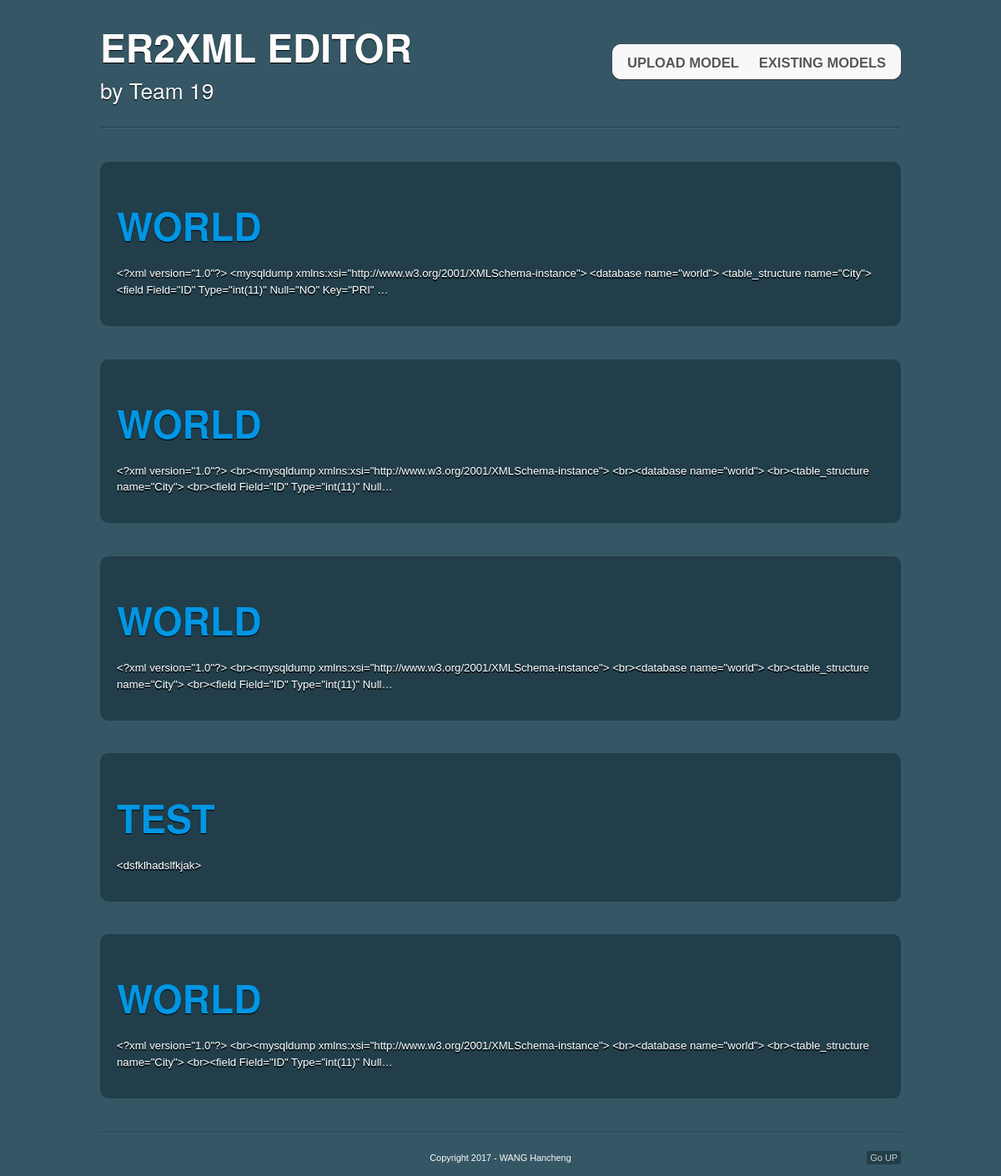
The page /model/ on the database its author committed.
### ER2XML/models.py (models this page shows, shortened)
class ERModel(models.Model):
    name = models.CharField(max_length=200)
    text = models.TextField()

### ER2XML/views.py (the view)
# urls.py: url(r'^model/$', views.model_list, name='model_list'),
def model_list(request):
    models = ERModel.objects.all()
    return render(request, 'ER2XML/model_list.html', {'models': models})

### ER2XML/templates/ER2XML/model_list.html
{% extends 'ER2XML/base.html' %}
{% block content %}
    {% for model in models %}
    	<article>
            <h1><a href="{% url 'model_detail' pk=model.pk %}">{{ model.name }}</a></h1>
            <br>
            <p>{{ model.text|truncatechars:200  }}</p>
        </article>
    {% endfor %}
{% endblock %}

### ER2XML/templates/ER2XML/base.html (shortened to what this page needs)
<!DOCTYPE html>
{% load staticfiles %}
<html>
    <head>
        <link rel="stylesheet" type="text/css" href="{% static 'css/styles.css' %}" />
    </head>
    <body>
    	<section id="page">
            <header>
                <hgroup>
                    <h1>ER2XML Editor</h1>
                    <h3>by Team 19</h3>
                </hgroup>
                <nav class="clear">
                    <ul>
                        <li><a href="{% url 'upload_model' %}">Upload Model</a></li>
                        <li><a href="{% url 'model_list' %}">Existing Models</a></li>
                    </ul>
                </nav>
            </header>
            <section id="articles">
                <div class="line"></div>
                {% block content %}
                {% endblock %}
            </section>
        <footer>
           <div class="line"></div>
           <p>Copyright 2017 - WANG Hancheng</p>
           <a href="#" class="up">Go UP</a>
        </footer>
        </section>
    </body>
</html>

### ER2XML/static/css/styles.css (style rules this page uses)
* { margin:0; padding:0; }
header,footer, article,section, hgroup,nav, figure { display:block; }
body { font-size:0.825em; color:#fcfcfc; background-color:#355664; font-family:Arial, Helvetica, sans-serif; }
a, a:visited { color:#0196e3; text-decoration:none; outline:none; }
h1,h2,h3 { font-family:"Myriad Pro","Helvetica Neue",Helvetica,Arial,Sans-Serif; text-shadow:0 1px 1px black; }
h1 { font-size:3.5em; padding:0.5em 0 0; text-transform:uppercase; }
h3 { font-family:forte,"Myriad Pro","Helvetica Neue",Helvetica,Arial,Sans-Serif; font-size:2em; font-weight:normal; margin:0 0 1em; }
p { line-height:1.5em; padding-bottom:1em; }
.line { height:1px; background-color:#24404c; border-bottom:1px solid #416371; margin:1em 0; overflow:hidden; }
footer .line { margin:2em 0; }
nav { background:url(img/gradient_light.jpg) repeat-x 50% 50% #f8f8f8; padding:0 5px; position:absolute; right:0; top:4em; border:1px solid #FCFCFC; -moz-box-shadow:0 1px 1px #333333; -webkit-box-shadow:0 1px 1px #333333; box-shadow:0 1px 1px #333333; }
.clear:after { content: "."; display: block; height: 0; clear: both; visibility: hidden; }
nav ul li { display:inline; }
nav ul li a, nav ul li a:visited { color:#565656; display:block; float:left; font-size:1.25em; font-weight:bold; margin:5px 2px; padding:7px 10px 4px; text-shadow:0 1px 1px white; text-transform:uppercase; }
nav, article, nav ul li a,figure { -moz-border-radius:10px; -webkit-border-radius:10px; border-radius:10px; }
#page { width:960px; margin:0 auto; position:relative; }
article { background-color:#213E4A; margin:3em 0; padding:20px; text-shadow:0 2px 0 black; }
footer { margin-bottom:30px; text-align:center; font-size:0.825em; }
footer p { margin-bottom:-2.5em; position:relative; }
footer a,footer a:visited { color:#cccccc; background-color:#213e4a; display:block; padding:2px 4px; z-index:100; position:relative; }
footer a.up { float:right; }

### rows shown on the page
ERModel: name "WORLD", text "<?xml version=\"1.0\"?> <mysqldump xmlns:xsi=\"http://www.w3.org/2001/XMLSchema-instance\"> <database name=\"world\"> <table_structure name=\"City\"> <field Field=\"ID\" Type=\"int(11)\" Null=\"NO\" Key=\"PRI\" …"
ERModel: name "WORLD", text "<?xml version=\"1.0\"?> <br><mysqldump xmlns:xsi=\"http://www.w3.org/2001/XMLSchema-instance\"> <br><database name=\"world\"> <br><table_structure name=\"City\"> <br><field Field=\"ID\" Type=\"int(11)\" Null…"
ERModel: name "WORLD", text "<?xml version=\"1.0\"?> <br><mysqldump xmlns:xsi=\"http://www.w3.org/2001/XMLSchema-instance\"> <br><database name=\"world\"> <br><table_structure name=\"City\"> <br><field Field=\"ID\" Type=\"int(11)\" Null…"
ERModel: name "TEST", text "<dsfklhadslfkjak>"
ERModel: name "WORLD", text "<?xml version=\"1.0\"?> <br><mysqldump xmlns:xsi=\"http://www.w3.org/2001/XMLSchema-instance\"> <br><database name=\"world\"> <br><table_structure name=\"City\"> <br><field Field=\"ID\" Type=\"int(11)\" Null…"
